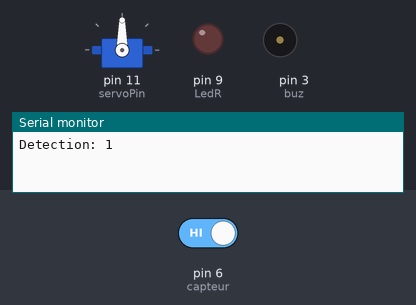
Bench run of a sketch on a simulated Arduino Uno, built for the host (arithmetic inside an expression is 32-bit, double 64-bit). Shown: servo, output pins drawn as LEDs (lit = HIGH), buzzer (waves = sounding), the last lines printed to the serial monitor. Dashed ring = blinking. The test bench sets the inputs (shaded band); at power-on: pin 6 (capteur) HIGH.

Above: at 0.1 s.
At 2.8 s:
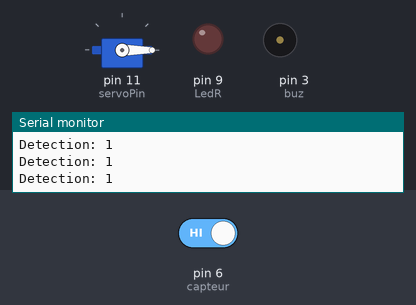
2.9 s: pin 6 (capteur) driven LOW
At 5.3 s:
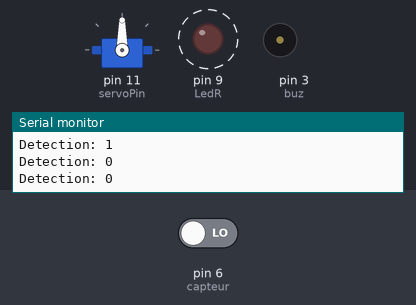
Timing chart, 0 to 13.0 s (numbered marks = the images above; inputs shaded):
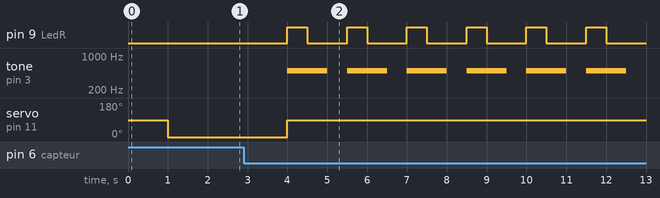

Measured:
- after the input at 2.9 s, pin 9 (LedR): alternates HIGH for 0.50 s and LOW for 1.0 s, starting after 1.1 s; tone on pin 3 (buz): alternates 500 Hz for 1.0 s and silent for 0.50 s, starting after 1.1 s; servo on pin 11 (servoPin): 0° → 90° after 1.1 s

The sketch:

infrarouge.ino
```cpp
#include <Servo.h>

const int servoPin = 11;
Servo servo;

int angle = 0;

int capteur = 6;
int LedR = 9;
int buz = 3;

void setup() {
 Serial.begin(9600);
 pinMode(LedR,OUTPUT);
 pinMode(capteur,INPUT);
 servo.attach(servoPin);
 pinMode(buz,OUTPUT);
}

void loop() {
 int detection = digitalRead(capteur);
 Serial.print("Detection: ");
 Serial.println(detection);
 delay(1000);
 if (detection == 0){
  angle = 90;
  digitalWrite(LedR,HIGH);
  tone (buz,500,1000);
  servo.write(angle);
  delay(500);
  digitalWrite(LedR,LOW);
 }
 else{
  angle = 0;
  servo.write(angle);
  digitalWrite(LedR,LOW);
  noTone;
 }
}
```
